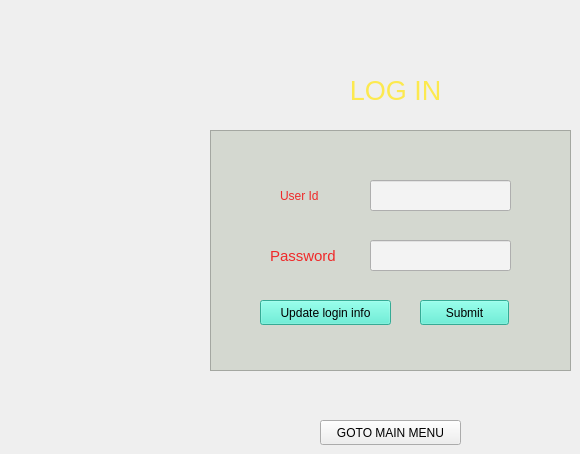
    <widget class="QWidget" name="page">
     <widget class="QLabel" name="label_54">
      <property name="geometry">
       <rect>
        <x>270</x>
        <y>240</y>
        <width>81</width>
        <height>31</height>
       </rect>
      </property>
      <property name="font">
       <font>
        <pointsize>11</pointsize>
       </font>
      </property>
      <property name="styleSheet">
       <string notr="true">color: rgb(239, 41, 41);</string>
      </property>
      <property name="text">
       <string>Password</string>
      </property>
     </widget>
     <widget class="QTableView" name="tableView_5">
      <property name="geometry">
       <rect>
        <x>210</x>
        <y>130</y>
        <width>361</width>
        <height>241</height>
       </rect>
      </property>
      <property name="styleSheet">
       <string notr="true">background-color: rgb(211, 215, 207, 250);</string>
      </property>
     </widget>
     <widget class="QPushButton" name="login_submit">
      <property name="geometry">
       <rect>
        <x>420</x>
        <y>300</y>
        <width>89</width>
        <height>25</height>
       </rect>
      </property>
      <property name="styleSheet">
       <string notr="true">background-color: rgb(74, 239, 209);</string>
      </property>
      <property name="text">
       <string>Submit</string>
      </property>
     </widget>
     <widget class="QLineEdit" name="login_pswd">
      <property name="geometry">
       <rect>
        <x>370</x>
        <y>240</y>
        <width>141</width>
        <height>31</height>
       </rect>
      </property>
      <property name="styleSheet">
       <string notr="true">background-color: rgb(243, 243, 243);</string>
      </property>
     </widget>
     <widget class="QLabel" name="label_57">
      <property name="geometry">
       <rect>
        <x>280</x>
        <y>180</y>
        <width>61</width>
        <height>31</height>
       </rect>
      </property>
      <property name="styleSheet">
       <string notr="true">color: rgb(239, 41, 41);</string>
      </property>
      <property name="text">
       <string>User Id</string>
      </property>
     </widget>
     <widget class="QLineEdit" name="login_userId">
      <property name="geometry">
       <rect>
        <x>370</x>
        <y>180</y>
        <width>141</width>
        <height>31</height>
       </rect>
      </property>
      <property name="styleSheet">
       <string notr="true">background-color: rgb(243, 243, 243);</string>
      </property>
     </widget>
     <widget class="QLabel" name="label_55">
      <property name="geometry">
       <rect>
        <x>290</x>
        <y>70</y>
        <width>211</width>
        <height>41</height>
       </rect>
      </property>
      <property name="font">
       <font>
        <pointsize>20</pointsize>
       </font>
      </property>
      <property name="styleSheet">
       <string notr="true">color: rgb(252, 233, 79);</string>
      </property>
      <property name="text">
       <string>LOG IN</string>
      </property>
      <property name="alignment">
       <set>Qt::AlignCenter</set>
      </property>
     </widget>
     <widget class="QPushButton" name="pushButton_19">
      <property name="geometry">
       <rect>
        <x>320</x>
        <y>420</y>
        <width>141</width>
        <height>25</height>
       </rect>
      </property>
      <property name="text">
       <string>GOTO MAIN MENU</string>
      </property>
     </widget>
     <widget class="QPushButton" name="loginInfo_update">
      <property name="geometry">
       <rect>
        <x>260</x>
        <y>300</y>
        <width>131</width>
        <height>25</height>
       </rect>
      </property>
      <property name="styleSheet">
       <string notr="true">background-color: rgb(74, 239, 209);</string>
      </property>
      <property name="text">
       <string>Update login info</string>
      </property>
     </widget>
     <zorder>tableView_5</zorder>
     <zorder>label_57</zorder>
     <zorder>login_userId</zorder>
     <zorder>login_pswd</zorder>
     <zorder>login_submit</zorder>
     <zorder>label_54</zorder>
     <zorder>label_55</zorder>
     <zorder>pushButton_19</zorder>
     <zorder>loginInfo_update</zorder>
    </widget>
